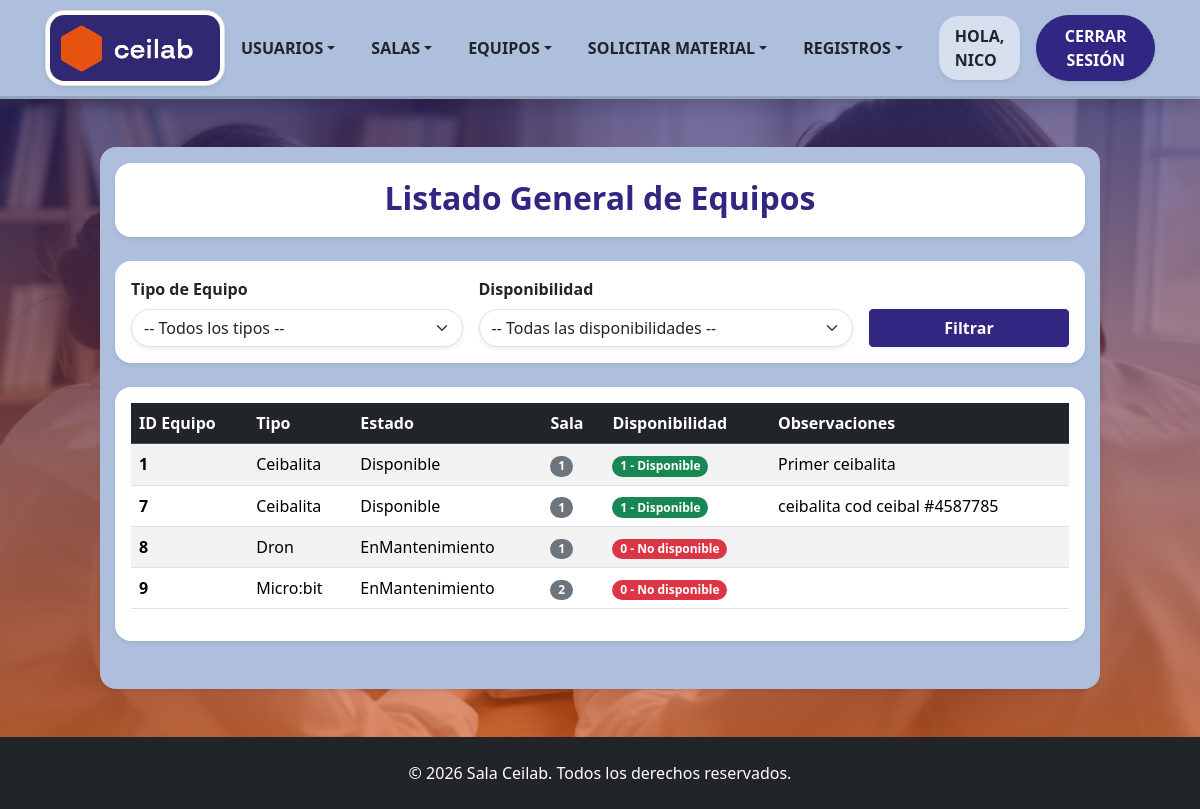
The page /Formularios/listadoEquipos.php (signed in) on the database as committed earlier.
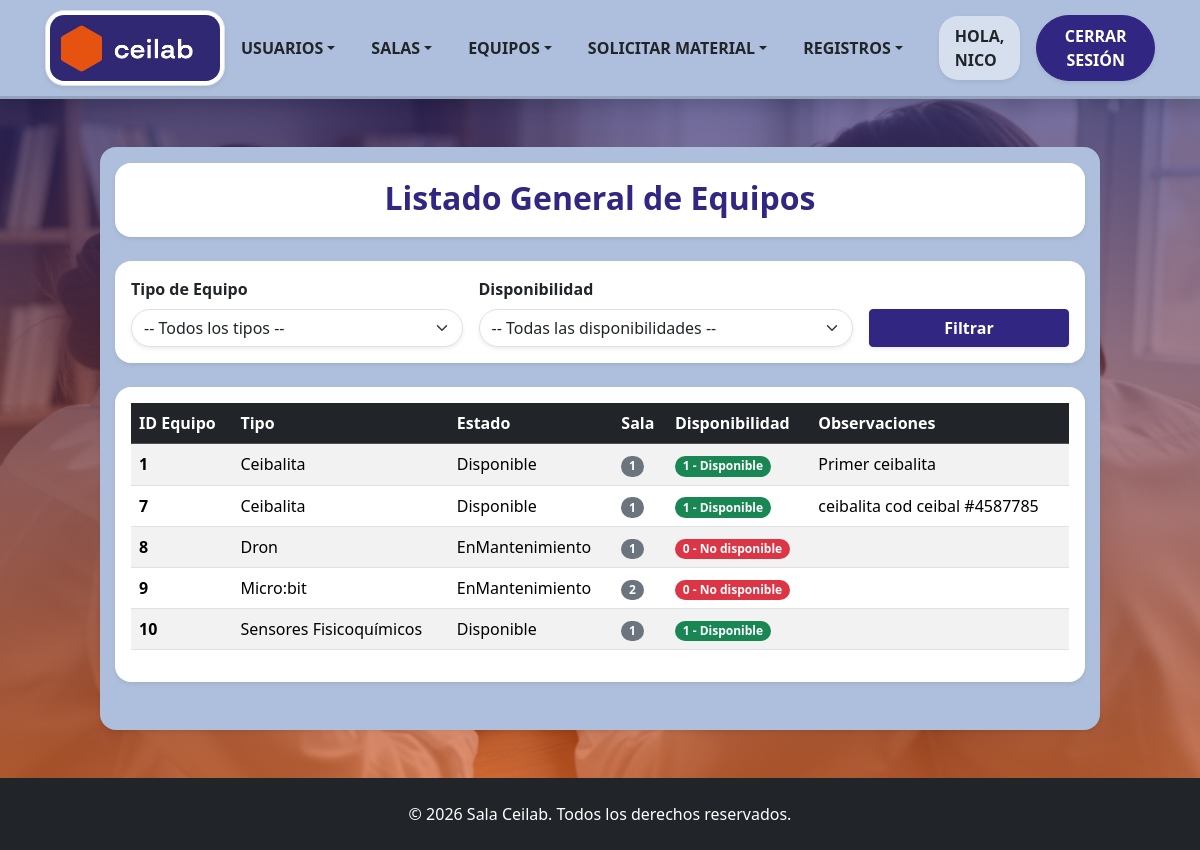
The same page on the database as committed later.
### tables this page shows
CREATE TABLE `equipo` (
  `IDEquipo` int(50) NOT NULL,
  `Estado` varchar(50) NOT NULL,
  `Observaciones` varchar(50) DEFAULT NULL,
  `Tipo` varchar(50) DEFAULT NULL,
  `IDSala_ceilab` int(11) NOT NULL,
  `Disponibilidad` tinyint(1) DEFAULT NULL,
  `activo` tinyint(1) NOT NULL DEFAULT 1
);

### Clases/ClsEquipo.php (called while the page is built, shortened)
<?php
class ClsEquipo {
    public function listarEquipos($filtroTipo = '', $filtroDisponibilidad = '') {
        $objConexion = new Conexion();
        $link = $objConexion->conectar();
        $sql = "SELECT IDEquipo, Estado, Observaciones, Tipo, IDSala_ceilab, Disponibilidad
                FROM equipo WHERE activo = 1";
        $sql .= " ORDER BY IDEquipo ASC";
        $resultado = mysqli_query($link, $sql);
        $equipos = [];
        if ($resultado) {
            while ($row = mysqli_fetch_assoc($resultado)) {
                $equipos[] = $row;
            }
        }
        return $equipos;
    }
}
?>

### Formularios/listadoEquipos.php (the view, shortened to what the changed rows need)
<?php
require_once '../Clases/ClsEquipo.php';
$objEquipo = new ClsEquipo();
$filtroTipo = $_GET['tipo'] ?? '';
$filtroDisponibilidad = $_GET['disponibilidad'] ?? '';
$listaEquipos = $objEquipo->listarEquipos($filtroTipo, $filtroDisponibilidad);
?>
<!DOCTYPE html>
<html lang="es">
    <head>
        <link href="../bootstrap_theme/bootstrap.css" rel="stylesheet" type="text/css">
        <link rel="stylesheet" href="../Estilos/blocks.css">
        <link href="../Estilos/style.css" rel="stylesheet">
    </head>
    <body class="d-flex flex-column min-vh-100 bg-light">
        <section class="hero-section flex-fill pb-5 pt-5">
            <div class="container pb-5 pt-3 rounded shadow-sm col-md-11 col-xl-10" style="background-color: #adbfdc;">
                <div class="row justify-content-center">
                    <div>
                        <?php if (count($listaEquipos) > 0): ?>
                            <div class="table-responsive bg-white p-3 shadow-sm rounded">
                                <table class="table table-striped table-hover align-middle">
                                    <thead class="table-dark">
                                        <tr>
                                            <th>ID Equipo</th>
                                            <th>Tipo</th>
                                            <th>Estado</th>
                                            <th>Sala</th>
                                            <th>Disponibilidad</th>
                                            <th>Observaciones</th>
                                        </tr>
                                    </thead>
                                    <tbody>
                                        <?php foreach ($listaEquipos as $eq):
                                            $disp = (string)$eq['Disponibilidad'];
                                            $esDisponible = ($disp === '1');
                                            $textoDisp = $esDisponible ? '1 - Disponible' : '0 - No disponible';
                                            $claseBadge = $esDisponible ? 'success' : 'danger';
                                        ?>
                                            <tr>
                                                <td class="fw-bold"><?php echo htmlspecialchars($eq['IDEquipo']); ?></td>
                                                <td><?php echo htmlspecialchars($eq['Tipo']); ?></td>
                                                <td><?php echo htmlspecialchars($eq['Estado']); ?></td>
                                                <td><span class="badge bg-secondary"><?php echo htmlspecialchars($eq['IDSala_ceilab']); ?></span></td>
                                                <td>
                                                    <span class="badge bg-<?php echo $claseBadge; ?>">
                                                        <?php echo $textoDisp; ?>
                                                    </span>
                                                </td>
                                                <td><?php echo htmlspecialchars($eq['Observaciones']); ?></td>
                                            </tr>
                                        <?php endforeach; ?>
                                    </tbody>
                                </table>
                            </div>
                        <?php else: ?>
                            <div class='alert alert-info text-center bg-white mb-0'>No se encontraron equipos activos con los filtros seleccionados.</div>
                        <?php endif; ?>
                    </div>
                </div>
            </div>
        </section>
    </body>
</html>

Rows that differ between the two databases and show on the page:
added equipo: IDEquipo "10", Tipo "Sensores Fisicoquímicos", Estado "Disponible", IDSala_ceilab "1", Disponibilidad "1 - Disponible"
